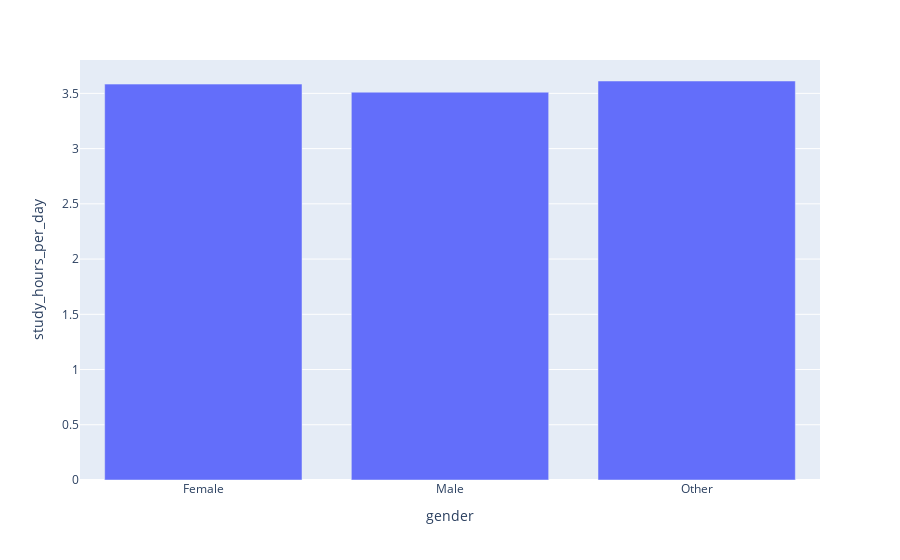

Notebook cell for this chart:
### Code cell
px.bar(temp,x='gender',y='study_hours_per_day',hover_name='gender')

### Figure 1 — Plotly figure (JSON) as saved in the notebook; plotly's stock layout.template omitted (floating-point values rounded to 4 significant figures)
{"data": [{"alignmentgroup": "True", "hovertemplate": "<b>%{hovertext}</b><br><br>gender=%{x}<br>study_hours_per_day=%{y}<extra></extra>", "hovertext": ["Female", "Male", "Other"], "legendgroup": "", "marker": {"color": "#636efa", "pattern": {"shape": ""}}, "name": "", "offsetgroup": "", "orientation": "v", "showlegend": false, "textposition": "auto", "type": "bar", "x": ["Female", "Male", "Other"], "xaxis": "x", "y": [3.584, 3.511, 3.612], "yaxis": "y"}], "layout": {"barmode": "relative", "legend": {"tracegroupgap": 0}, "margin": {"t": 60}, "xaxis": {"anchor": "y", "domain": [0, 1], "title": {"text": "gender"}}, "yaxis": {"anchor": "x", "domain": [0, 1], "title": {"text": "study_hours_per_day"}}}}
